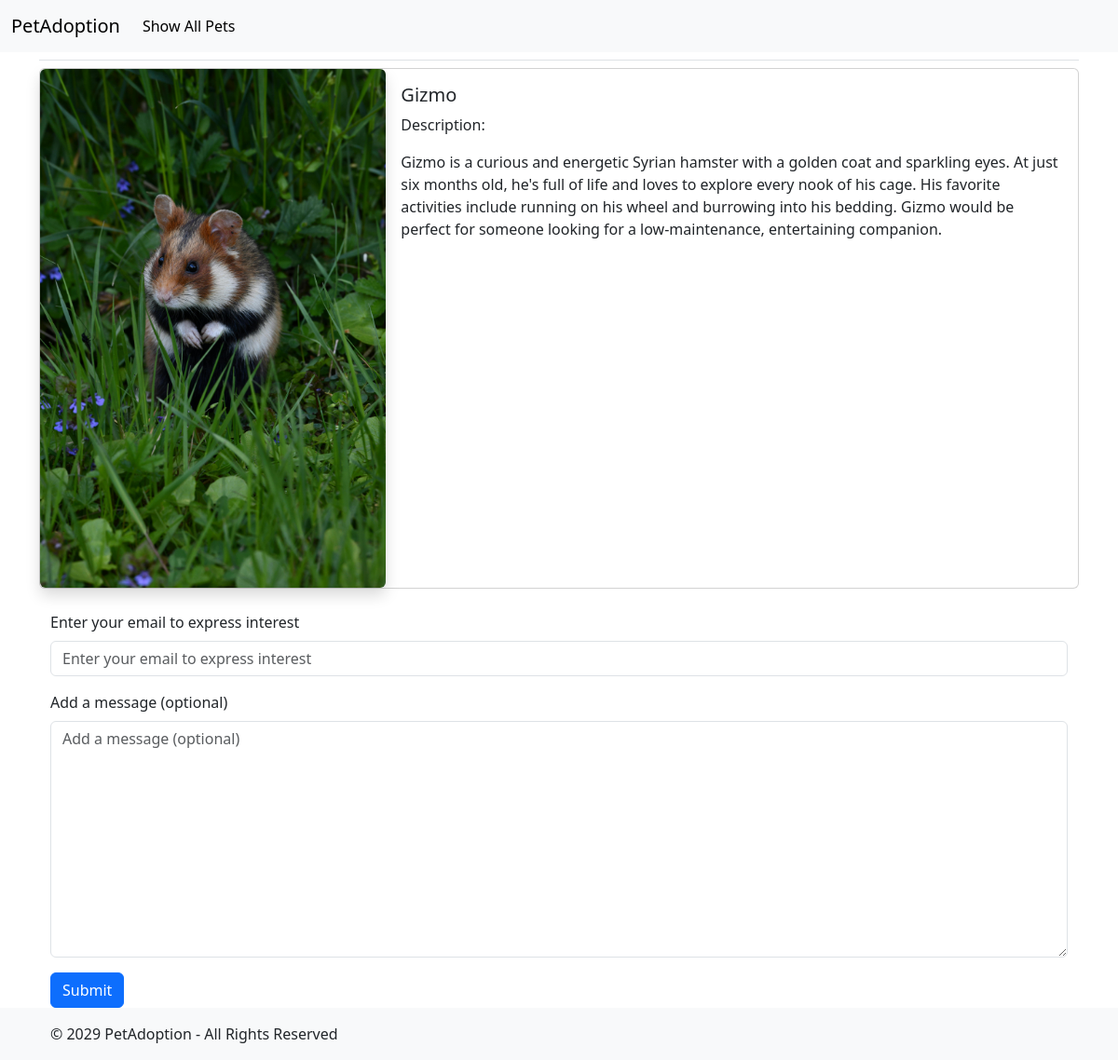
Page /pets/2/ on the committed database.
### adoption/models.py (models this page shows)
class Pet(models.Model):
    name = models.CharField(max_length=100)
    description = models.TextField()
    photo = models.ImageField(upload_to="pets/", null=True, blank=True)
    def __str__(self):
        return self.name

### adoption/views.py (the view)
# urls.py: path("pets/<int:pet_id>/", views.pet_details, name="pet_details"),
def pet_details(request, pet_id):
    pet = Pet.objects.get(id=pet_id)
    if request.method == "POST":
        form = InterestForm(request.POST)
        if form.is_valid():
            Interest.objects.create(
                pet=pet,
                email=form.cleaned_data["email"],
                message=form.cleaned_data.get("message", ""),
            )
            return redirect("adoption:index")
    else:
        form = InterestForm()
    context = {"pet": pet, "form": form}
    return render(request, "adoption/pet_detail.html", context)

### adoption/forms.py
class InterestForm(forms.Form):
    email = forms.EmailField(
        label="Enter your email to express interest", required=True
    )
    message = forms.CharField(
        widget=forms.Textarea, required=False, label="Add a message (optional)"
    )

### adoption/templates/adoption/pet_detail.html (shortened to what this page needs)
{% extends "adoption/base.html" %}
{% load django_bootstrap5 %}
{% block content %}
    {% if pet %}
        <div class="card mb-3 mx-auto">
            <div class="row g-0">
                <div class="col-md-4 d-flex justify-content-center">
                    {% if pet.photo %}
                        <img src="{{ pet.photo.url }}"
                             alt="{{ pet }}"
                             class="card-img-top img-fluid rounded shadow">
                    {% else %}
                        <img src="https://placehold.co/800?text=placeholder&font=roboto"
                             alt="{{ pet.name }}"
                             class="img-fluid rounded shadow">
                    {% endif %}
                </div>
                <div class="col-md-8 ">
                    <div class="card-body">
                        <h5 class="card-title">{{ pet.name }}</h5>
                        <p>Description:</p>
                        <p class="card-text">{{ pet.description }}</p>
                    </div>
                </div>
            </div>
        </div>
    {% else %}
        <p>No pet found.</p>
    {% endif %}
    <div class="container mt-4">
        <form action="" method="post">
            {% bootstrap_form form %}
            {% bootstrap_button button_type="submit" content="Submit" %}
        </form>
    </div>
{% endblock content %}

### rows in the picture
Pet: photo (picture), name "Gizmo", description "Gizmo is a curious and energetic Syrian hamster with a golden coat and sparkling eyes. At just six months old, he's full of life and loves to explore every nook of his cage. His favorite activities include running on his wheel and burrowing into his bedding. Gizmo would be perfect for someone looking for a low-maintenance, entertaining companion."
